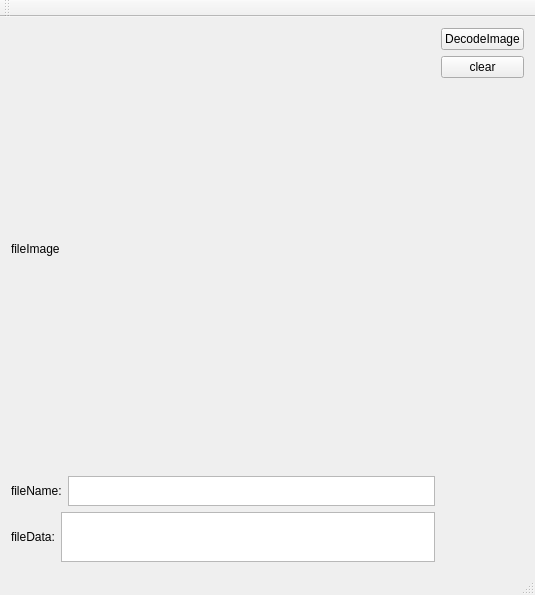
<?xml version="1.0" encoding="UTF-8"?>
<ui version="4.0">
 <class>ReadQrcodeClass</class>
 <widget class="QMainWindow" name="ReadQrcodeClass">
  <property name="geometry">
   <rect>
    <x>0</x>
    <y>0</y>
    <width>535</width>
    <height>595</height>
   </rect>
  </property>
  <property name="windowTitle">
   <string>ReadQrcode</string>
  </property>
  <widget class="QWidget" name="centralWidget">
   <layout class="QHBoxLayout" name="horizontalLayout_3">
    <item>
     <layout class="QVBoxLayout" name="verticalLayout_2">
      <item>
       <widget class="QLabel" name="labelImage">
        <property name="sizePolicy">
         <sizepolicy hsizetype="Preferred" vsizetype="Expanding">
          <horstretch>0</horstretch>
          <verstretch>0</verstretch>
         </sizepolicy>
        </property>
        <property name="text">
         <string>fileImage</string>
        </property>
        <property name="scaledContents">
         <bool>true</bool>
        </property>
       </widget>
      </item>
      <item>
       <layout class="QHBoxLayout" name="horizontalLayout">
        <item>
         <widget class="QLabel" name="label">
          <property name="maximumSize">
           <size>
            <width>16777215</width>
            <height>30</height>
           </size>
          </property>
          <property name="text">
           <string>fileName:</string>
          </property>
         </widget>
        </item>
        <item>
         <widget class="QTextEdit" name="textFileName">
          <property name="sizePolicy">
           <sizepolicy hsizetype="Expanding" vsizetype="Fixed">
            <horstretch>0</horstretch>
            <verstretch>0</verstretch>
           </sizepolicy>
          </property>
          <property name="maximumSize">
           <size>
            <width>16777215</width>
            <height>30</height>
           </size>
          </property>
         </widget>
        </item>
       </layout>
      </item>
      <item>
       <layout class="QHBoxLayout" name="horizontalLayout_2">
        <item>
         <widget class="QLabel" name="label_2">
          <property name="maximumSize">
           <size>
            <width>16777215</width>
            <height>50</height>
           </size>
          </property>
          <property name="text">
           <string>fileData:</string>
          </property>
         </widget>
        </item>
        <item>
         <widget class="QTextEdit" name="tedtBarcode">
          <property name="sizePolicy">
           <sizepolicy hsizetype="Expanding" vsizetype="Fixed">
            <horstretch>0</horstretch>
            <verstretch>0</verstretch>
           </sizepolicy>
          </property>
          <property name="maximumSize">
           <size>
            <width>16777215</width>
            <height>50</height>
           </size>
          </property>
         </widget>
        </item>
       </layout>
      </item>
     </layout>
    </item>
    <item>
     <layout class="QVBoxLayout" name="verticalLayout">
      <item>
       <widget class="QPushButton" name="pbtnDecodeImage">
        <property name="text">
         <string>DecodeImage</string>
        </property>
       </widget>
      </item>
      <item>
       <widget class="QPushButton" name="pbtnClear">
        <property name="text">
         <string>clear</string>
        </property>
       </widget>
      </item>
      <item>
       <spacer name="verticalSpacer">
        <property name="orientation">
         <enum>Qt::Vertical</enum>
        </property>
        <property name="sizeHint" stdset="0">
         <size>
          <width>20</width>
          <height>40</height>
         </size>
        </property>
       </spacer>
      </item>
     </layout>
    </item>
   </layout>
  </widget>
  <widget class="QMenuBar" name="menuBar">
   <property name="geometry">
    <rect>
     <x>0</x>
     <y>0</y>
     <width>535</width>
     <height>23</height>
    </rect>
   </property>
  </widget>
  <widget class="QToolBar" name="mainToolBar">
   <attribute name="toolBarArea">
    <enum>TopToolBarArea</enum>
   </attribute>
   <attribute name="toolBarBreak">
    <bool>false</bool>
   </attribute>
  </widget>
  <widget class="QStatusBar" name="statusBar"/>
 </widget>
 <layoutdefault spacing="6" margin="11"/>
 <resources>
  <include location="ReadQrcode.qrc"/>
 </resources>
 <connections/>
</ui>
